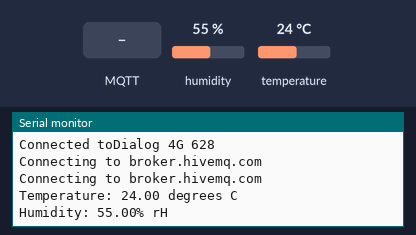
The program below on a simulated ESP32. On the bench: the last lines printed to the serial monitor. The inputs (shaded band) are chosen by the test bench; at power-on: humidity 55 %, temperature 24 °C. WiFi joins after 1.5 s; servers stay silent unless stated; no MQTT or app messages arrive unless stated.

Above: at 2.8 s.
2.9 s: MQTT message "1" arrives on the first subscribed topic
5.3 s: MQTT message "on" arrives on the first subscribed topic
7.4 s: MQTT message "off" arrives on the first subscribed topic
9.6 s: humidity set to 22 %
At 10.9 s:
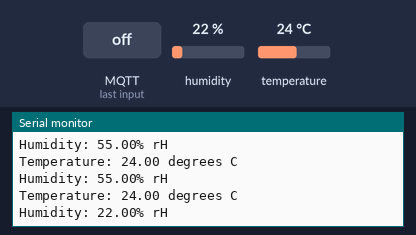
11.1 s: temperature set to 12 °C
At 12.0 s:
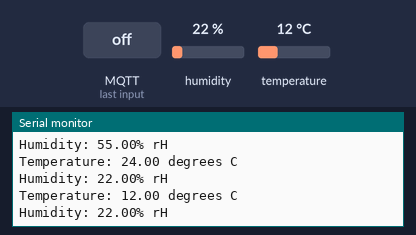
12.6 s: humidity set to 40 %
At 14.5 s:
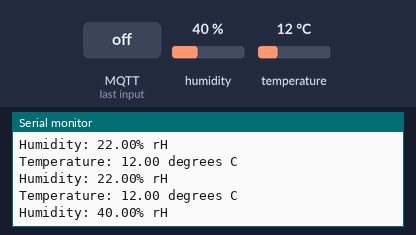
Timing chart, 0 to 15.1 s (numbered marks = the images above; inputs shaded):
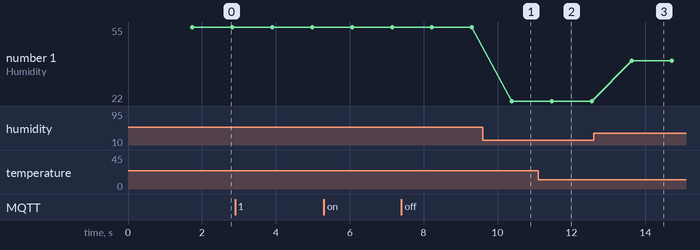

The program:

main.cpp
```cpp
#include <Arduino.h>
#include <WiFi.h>
#include<PubSubClient.h>
#include <Adafruit_AHTX0.h>


const char* ssid = "Dialog 4G 628";
const char* password = "B59F81d1";

const char* brokerUser = "broker.hivemq.com";
const char* brokerPass = "o7i6012568";
const char* broker = "broker.hivemq.com";
const char* inTopic = "/AshanMQTT/in";
const char* outTopic = "/AHT/Temp";
const char* outTopic2 = "/AHT/Humi";
WiFiClient espClient;
PubSubClient client(espClient);
long currentTime, lastTime;
int count = 0;
char messages[50];

Adafruit_AHTX0 aht;

void wifiSetup(){

  delay(100);
  Serial.print("\nConnecting to");
  Serial.println(ssid);

  WiFi.begin(ssid,password);


  while (WiFi.status()!=WL_CONNECTED)
{
  delay(100);
  Serial.print("-");
}
Serial.print("\nConnected to");
Serial.println(ssid);

}
void reconnect(){

  while (!client.connected())
  {
    Serial.print("\nConnecting to ");
    Serial.print(broker);
    if (client.connect("koikoikoi",brokerUser, brokerPass))
    {
      Serial.print("\nConnecting to ");
      Serial.println(broker);
      client.subscribe(inTopic);
    }else{

      Serial.println("\nTrying connect again");
      delay(5000);
    }


  }

}
void callback(char* topic,byte* payload,unsigned int length){

  Serial.print("Received messages; ");
  Serial.print(topic);
  for (int i = 0; i < length; i++)
  {
    Serial.print((char)payload[i]);
  }
  Serial.println();

}


void readTemp(){

 sensors_event_t humidity, temp;
  aht.getEvent(&humidity, &temp);// populate temp and humidity objects with fresh data
  Serial.print("Temperature: "); Serial.print(temp.temperature); Serial.println(" degrees C");
  Serial.print("Humidity: "); Serial.print(humidity.relative_humidity); Serial.println("% rH");

  float temperature = temp.temperature;
  float humiditi = humidity.relative_humidity;

  // Publish temperature and humidity to MQTT topic
  char tempString[6];
  char humString[6];
  dtostrf(temperature, 5, 2, tempString);
  dtostrf(humiditi, 5, 2, humString);
  // client.publish("temperature", tempString);
  // client.publish("humidity", humString);

  client.publish(outTopic, tempString);
  client.publish(outTopic2, humString);


  delay(1000);


}

void setup() {


  Serial.begin(115200);
  wifiSetup();
  client.setServer(broker,1883);
  client.setCallback(callback);
  Wire.begin();
  aht.begin();
}

void loop() {
 if (!client.connected())
 {
  reconnect();
 }
 client.loop();
currentTime = millis();
if (currentTime - lastTime >2000)
{
  // count++;
  // snprintf(messages,75,"Count: %ld",count);
  // Serial.print("Sending messages: ");
  // Serial.println(messages);
  // client.publish(outTopic,messages);
  // lastTime = millis();


}

readTemp();
}
```

Measured:
- after the input at 9.6 s, the serial monitor: prints a new line after 0.79 s (image 1)
- after the input at 11.1 s, the serial monitor: prints a new line after 0.37 s (image 2)
- after the input at 12.6 s, the serial monitor: prints a new line after 1.0 s (image 3)
- plotted number 1: 55 → 22 after the input at 9.6 s, 22 → 40 after the input at 12.6 s
